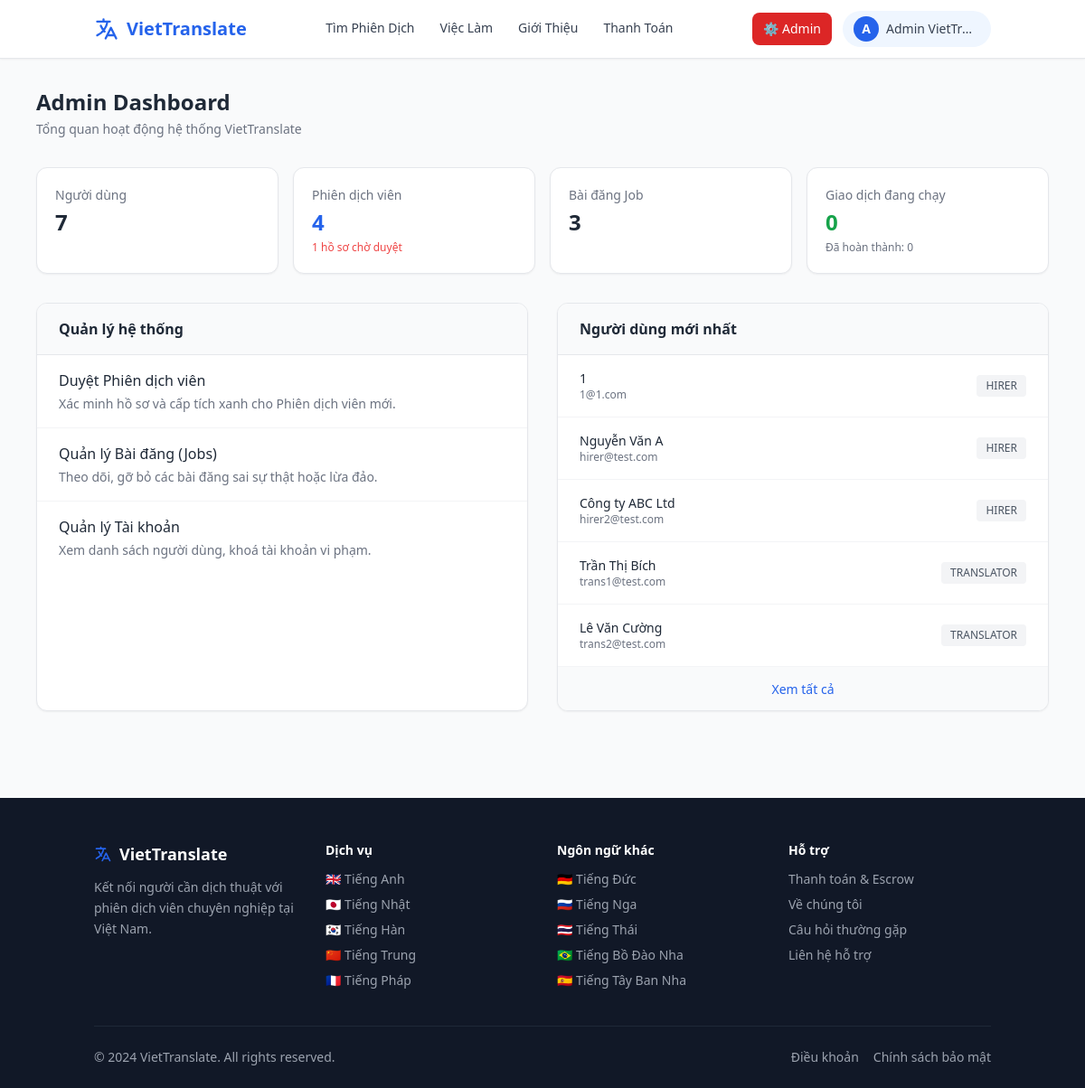
The app's page /admin (signed in), older data.
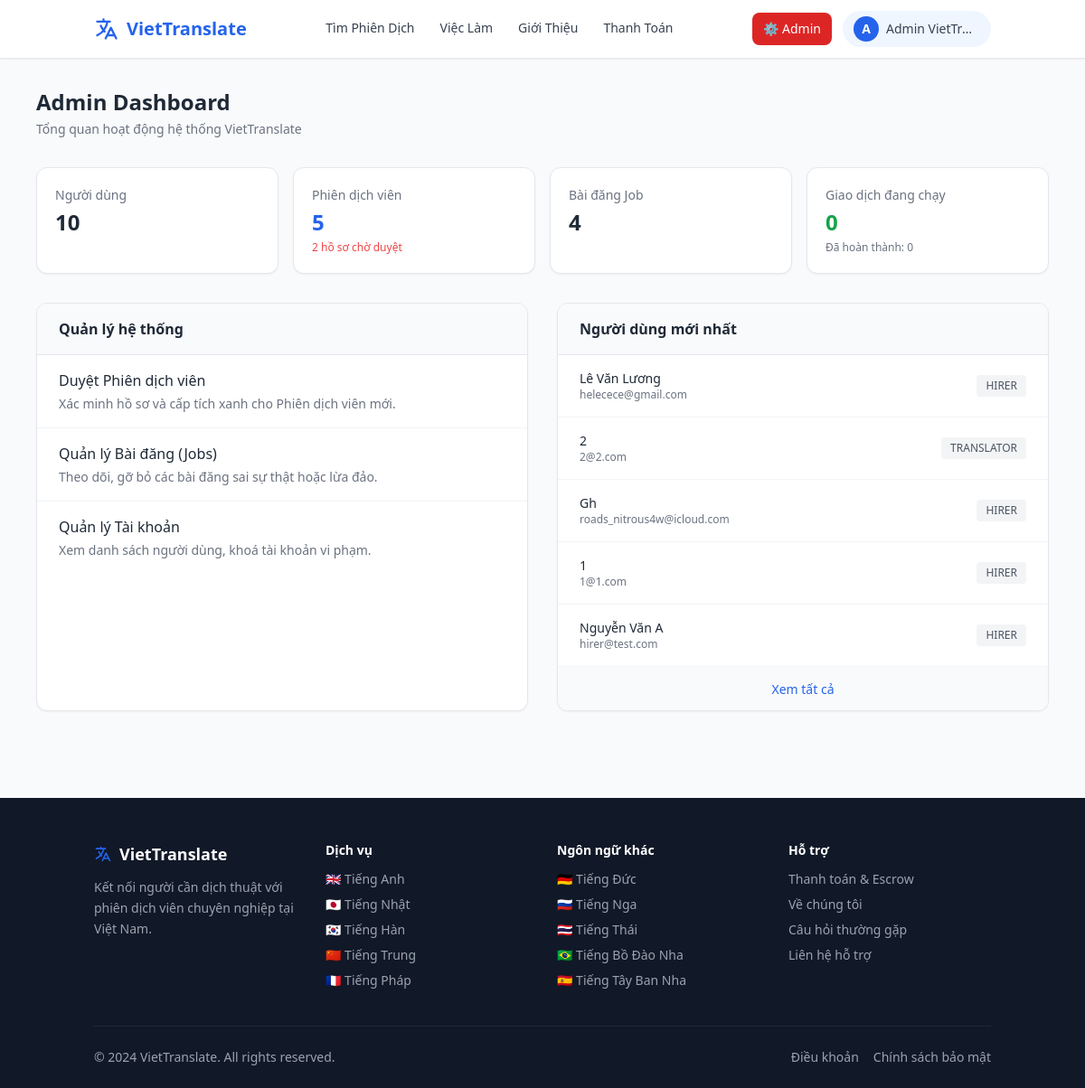
The same page, newer data.
### models.py (models this page shows)
class User(db.Model):
    id = db.Column(db.Integer, primary_key=True)
    name = db.Column(db.String(100), nullable=False)
    email = db.Column(db.String(120), unique=True, nullable=False)
    password_hash = db.Column(db.String(256), nullable=False)
    phone = db.Column(db.String(20))
    role = db.Column(db.String(20), nullable=False)  # 'hirer', 'translator', 'admin'
    is_admin = db.Column(db.Boolean, default=False)
    is_active = db.Column(db.Boolean, default=True)
    created_at = db.Column(db.DateTime, default=datetime.utcnow)
    profile = db.relationship('TranslatorProfile', backref='user', uselist=False)
    jobs_posted = db.relationship('Job', backref='hirer', lazy=True)
    proposals = db.relationship('Proposal', backref='translator', lazy=True)
    messages_sent = db.relationship('Message', foreign_keys='Message.sender_id', backref='sender', lazy=True)
    direct_messages_sent = db.relationship('DirectMessage', foreign_keys='DirectMessage.sender_id', backref='sender', lazy=True)

### app.py (the view)
@app.route('/admin')
@admin_required
def admin_dashboard():
    stats = {
        'total_users': User.query.filter_by(is_admin=False).count(),
        'total_translators': TranslatorProfile.query.count(),
        'pending_verify': TranslatorProfile.query.filter_by(is_verified=False).count(),
        'open_jobs': Job.query.filter_by(status='open', is_flagged=False).count(),
        'flagged_jobs': Job.query.filter_by(is_flagged=True).count(),
        'active_contracts': Contract.query.filter_by(status='in_progress').count(),
        'completed_contracts': Contract.query.filter_by(status='completed').count(),
    }
    recent_users = User.query.filter_by(is_admin=False).order_by(User.created_at.desc()).limit(5).all()
    recent_jobs = Job.query.order_by(Job.created_at.desc()).limit(5).all()
    return render_template('admin_dashboard.html', stats=stats, recent_users=recent_users, recent_jobs=recent_jobs)

### app.py (called while the page is built)
def admin_required(f):
    @wraps(f)
    def decorated(*args, **kwargs):
        if 'user_id' not in session:
            return redirect(url_for('login'))
        user = User.query.get(session['user_id'])
        if not user or not user.is_admin:
            flash('Bạn không có quyền truy cập trang này.', 'error')
            return redirect(url_for('index'))
        return f(*args, **kwargs)
    return decorated

@app.context_processor
def inject_globals():
    user = None
    if 'user_id' in session:
        user = User.query.get(session['user_id'])
    return dict(current_user=user, LANGUAGES=LANGUAGES)

### templates/admin_dashboard.html (shortened to what the changed rows need)
{% extends "base.html" %}
{% block content %}
<div class="bg-gray-50 flex-grow py-8">
    <div class="container mx-auto px-4 max-w-6xl">
        <div class="mb-8 flex justify-between items-end">
            <div>
                <h1 class="text-2xl font-bold text-gray-800">Admin Dashboard</h1>
            </div>
        </div>
        <div class="grid grid-cols-2 md:grid-cols-4 gap-4 mb-8">
            <div class="bg-white rounded-xl shadow-sm border border-gray-200 p-5">
                <p class="text-gray-500 text-sm font-medium mb-1">Người dùng</p>
                <div class="text-2xl font-bold text-gray-800">{{ stats.total_users }}</div>
            </div>
            <div class="bg-white rounded-xl shadow-sm border border-gray-200 p-5">
                <p class="text-gray-500 text-sm font-medium mb-1">Phiên dịch viên</p>
                <div class="text-2xl font-bold text-blue-600">{{ stats.total_translators }}</div>
                {% if stats.pending_verify > 0 %}
                <a href="{{ url_for('admin_translators') }}" class="text-xs text-red-500 font-medium hover:underline mt-1 block">
                    {{ stats.pending_verify }} hồ sơ chờ duyệt
                </a>
                {% endif %}
            </div>
            <div class="bg-white rounded-xl shadow-sm border border-gray-200 p-5">
                <p class="text-gray-500 text-sm font-medium mb-1">Bài đăng Job</p>
                <div class="text-2xl font-bold text-gray-800">{{ stats.open_jobs }}</div>
            </div>
        </div>
        <div class="grid grid-cols-1 lg:grid-cols-2 gap-8">
            <div class="bg-white rounded-xl shadow-sm border border-gray-200 overflow-hidden">
                <ul class="divide-y divide-gray-100">
                    {% for user in recent_users %}
                    <li class="px-6 py-4 flex items-center justify-between">
                        <div>
                            <p class="font-medium text-gray-800 text-sm">{{ user.name }}</p>
                            <p class="text-xs text-gray-500">{{ user.email }}</p>
                        </div>
                        <span class="px-2.5 py-1 bg-gray-100 text-gray-600 rounded text-xs font-medium uppercase">{{ user.role }}</span>
                    </li>
                    {% endfor %}
                </ul>
            </div>
        </div>
    </div>
</div>
{% endblock %}

### templates/base.html (shortened to what the changed rows need)
<!DOCTYPE html>
<html lang="vi">
<head>
    <script src="https://cdn.tailwindcss.com"></script>
</head>
<body class="bg-gray-50 flex flex-col min-h-screen text-gray-800">
<main class="flex-grow">{% block content %}{% endblock %}</main>
<footer class="bg-gray-900 text-gray-400 pt-12 pb-6 mt-16">
    <div class="container mx-auto px-4">
        <div class="grid grid-cols-2 md:grid-cols-4 gap-8 mb-10">
            <div>
                <ul class="space-y-2 text-sm">
                    {% set lang_slugs = {
                        'Tiếng Anh': 'english',
                        'Tiếng Nhật': 'japanese',
                        'Tiếng Hàn': 'korean',
                        'Tiếng Trung': 'chinese',
                        'Tiếng Pháp': 'french',
                        'Tiếng Đức': 'german',
                        'Tiếng Nga': 'russian',
                        'Tiếng Thái': 'thai',
                        'Tiếng Bồ Đào Nha': 'portuguese',
                        'Tiếng Tây Ban Nha': 'spanish'
                    } %}
                    {% for lang, flag, cert in LANGUAGES[:5] %}
                    <li><a href="{{ url_for('translator_language', lang_slug=lang_slugs.get(lang, 'english')) }}" class="hover:text-white transition">{{ flag }} {{ lang }}</a></li>
                    {% endfor %}
                </ul>
            </div>
            <div>
                <ul class="space-y-2 text-sm">
                    {% for lang, flag, cert in LANGUAGES[5:] %}
                    <li><a href="{{ url_for('translator_language', lang_slug=lang_slugs.get(lang, 'english')) }}" class="hover:text-white transition">{{ flag }} {{ lang }}</a></li>
                    {% endfor %}
                </ul>
            </div>
        </div>
    </div>
</footer>
</body>
</html>

Row changes from the older to the newer data that the page shows:
no longer on this page (row unchanged): User: name "Công ty ABC Ltd", email "hirer2@test.com", role "HIRER"
no longer on this page (row unchanged): User: name "Trần Thị Bích", email "trans1@test.com", role "TRANSLATOR"
no longer on this page (row unchanged): User: name "Lê Văn Cường", email "trans2@test.com", role "TRANSLATOR"
added User: name "Lê Văn Lương", email "helecece@gmail.com", role "HIRER"
added User: name "2", email "2@2.com", role "TRANSLATOR"
added User: name "Gh", email "roads_nitrous4w@icloud.com", role "HIRER"
Text that changed along with them:
{{ stats.total_users }}: "7" → "10"
{{ stats.total_translators }}: "4" → "5"
{{ stats.pending_verify }}: "1" → "2"
{{ stats.open_jobs }}: "3" → "4"
